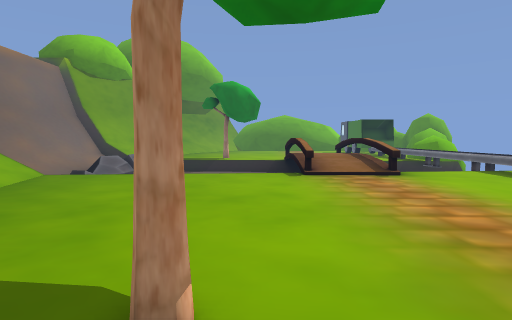
view 1 (above)

16 first-person views from a walk through a Unity game level. The camera is 1.5 m above the floor, tilts 4° down and sees 80° across. The floor is counted in squares, 1 m on a side. Each view is taken from the middle of a square. On the plan, view 1 faces up. The plan holds only what a view shows up to about 15 squares ahead; the rest is blank. The place goes on beyond the plan. The player character is not drawn.

view 2
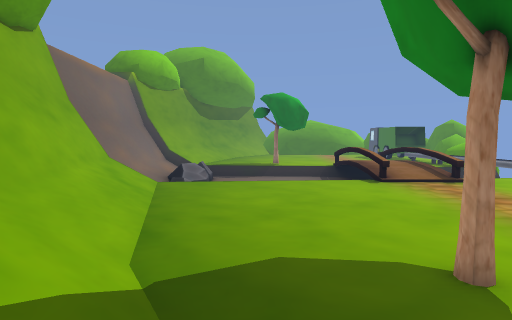

view 3
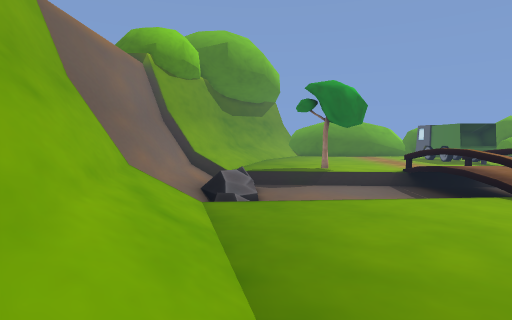

view 4
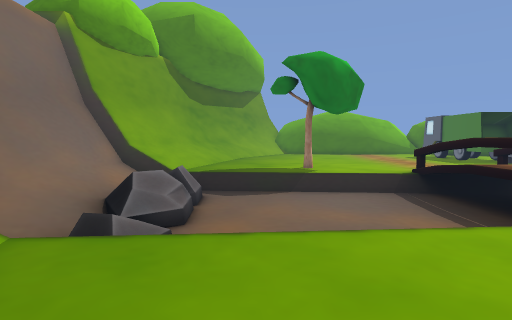

view 5
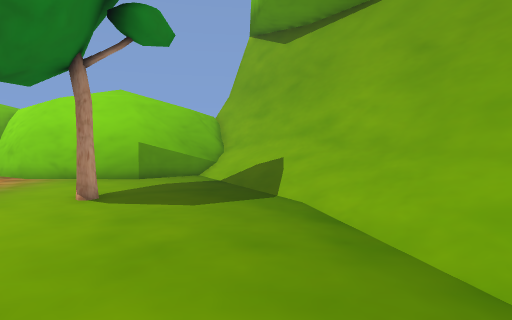

view 6
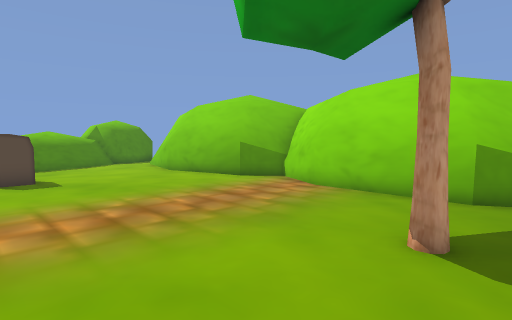

view 7
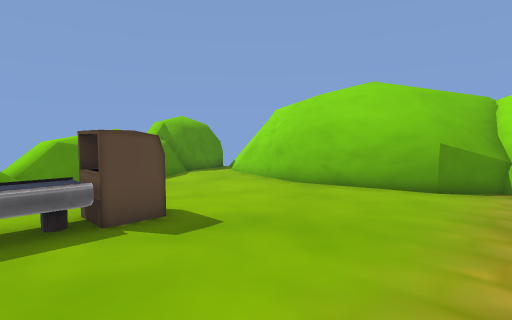

view 8
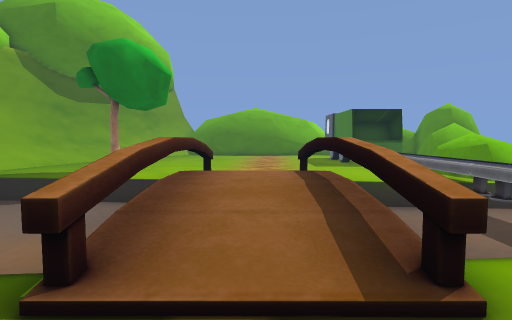

view 9
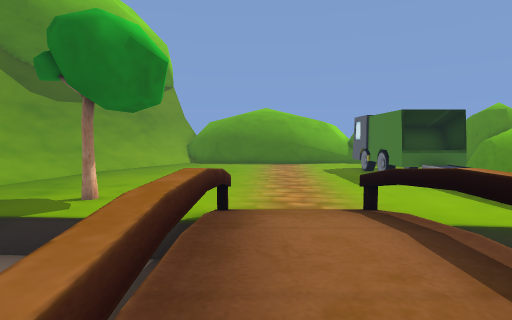

view 10
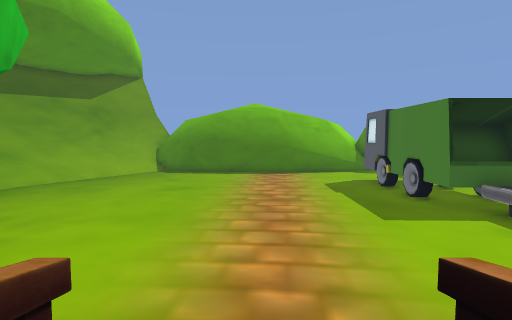

view 11
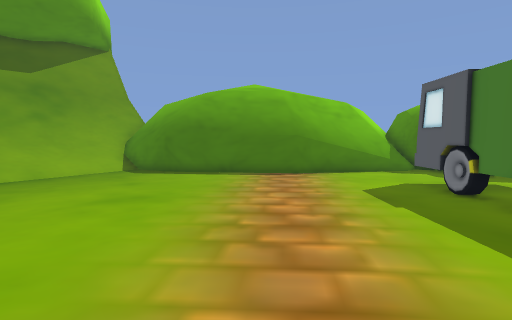

view 12
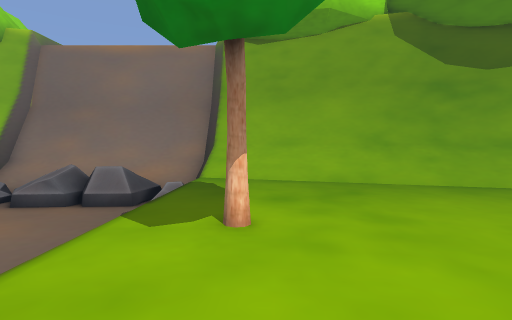

view 13
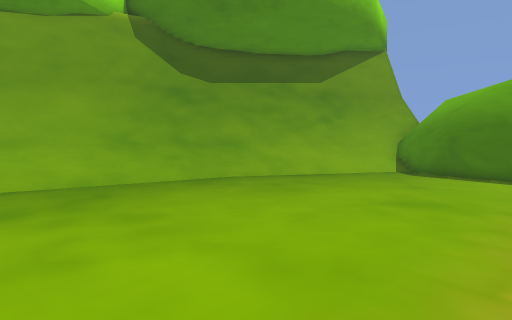

view 14
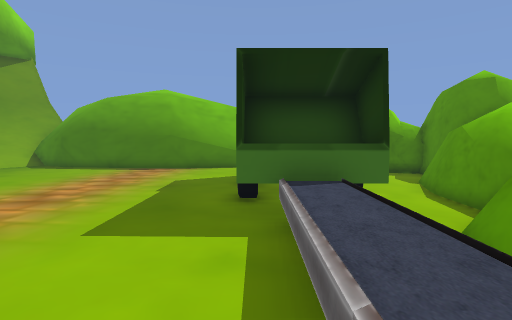

view 15
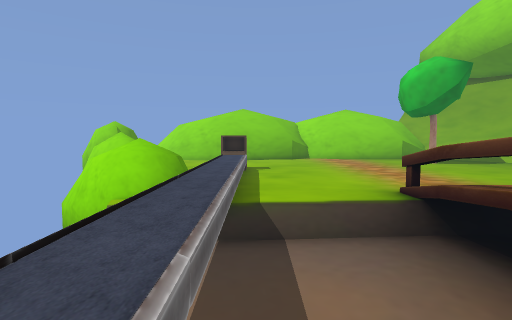

view 16
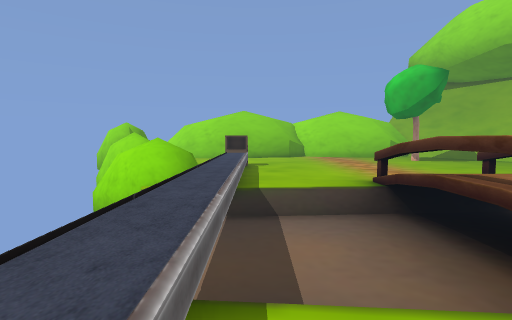

### Floor plan
Key: @ floor where view 1 was taken; # wall or solid block; x gap in a wall; . main floor; : floor 0.5 m higher than the main floor; + floor 1 m higher than the main floor; * floor 1.25 m higher than the main floor; % floor 1.5 m higher than the main floor; & floor 1.75 m higher than the main floor; $ floor 2.25 m higher than the main floor; / step, stairs or slope; = window, fence, low wall or low ledge; ^ raised ledge; v drop or lower ground; C conveyor; T tree; R truck; O other object.
Columns run from 12 left of view 1 to 20 right of it. Each row starts with its distance up from view 1.
 41           ##
 40           ##
 39        ##/###       ####OO
 38       ##//..##########=..
 37       #=//...............OO  O
 36      ##//.................OOOOO
 35     ##///.................  ..OOO
 34     ##//..............R    ..=OOO
 33    ##//...............R    .= OO
 32    #///...............R  ...=
 31   ##//................R  ../=$
 30   ##//................RRR..##$
 29   #=//................RRR..#
 28   #//.................RCR..=
 27  ##//..................C .=#
 26  ##//..................C =#
 25  #=//..................C x%
 24  #//......T............C =&
 23 ##//...................C.=%
 22 ##//...................C.=*
 21 #vv vvvvvvvvvv^///^....C.O
 20 #vvvvvvvvvvvvv^:::^ vvCCC
 19 #vv vvvvvvvvvv^:::^vvvCCC
 18 #vv vvvvvvvvvv^:::^vvvCCC
 17 #vvvvvvvvvvvvv^:::^vvvCCC
 16 #vvvvvvvvvvvvv^:::^vvvCCC
 15 #vvvvvvvvvvvv ^:::^vvvCCC
 14 #vvvvv        ^///^vvvCCC.
 13 #vv vvvvvv....^///^....CC::
 12 ##//...................CC *v
 11 ##//...................CC %+v
 10  #///..................C +%
  9  #=//..................C =
  8  ##//..................C =
  7  ##//..................C..O
  6   #=//.................#.  ==*
  5   ##//....................  =%
  4   ##//......................=
  3    #///.....................
  2    ##//....T.................=#
  1    ##=//.....................===
  0     ##//....@.................#
 -1      ##//............######...
 -2       #=////######.^##   ####
 -3       ##////^^#  ###
 -4        ##==^^^    #
 -5         ##^ ^^

Where each view was taken, in squares from view 1:
view 1: 0 up, 0 right, facing up
view 2: 2 down, 4 left, facing up
view 3: 3 up, 7 left, facing up
view 4: 8 up, 5 left, facing up
view 5: 10 up, 5 left, facing down
view 6: 7 up, 2 left, facing down-right
view 7: 8 up, 5 right, facing down-right
view 8: 10 up, 4 right, facing up
view 9: 14 up, 3 right, facing up
view 10: 19 up, 4 right, facing up
view 11: 24 up, 4 right, facing up
view 12: 24 up, 3 right, facing left
view 13: 24 up, 3 right, facing up-left
view 14: 22 up, 10 right, facing up
view 15: 21 up, 10 right, facing down
view 16: 23 up, 10 right, facing down
